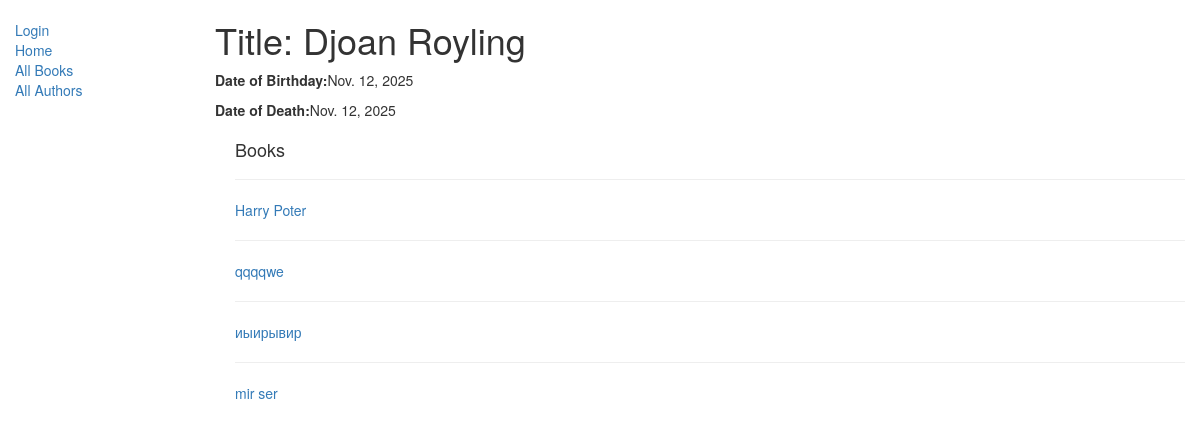
The app's page /catalog/author/1 with its own data.
### catalog/models.py (models this page shows, shortened)
class Author(models.Model):
    first_name = models.CharField(max_length=100)
    last_name = models.CharField(max_length=100)
    date_of_birth = models.DateField(null=True, blank=True)
    date_of_death = models.DateField('Died', null=True, blank=True)

class Book(models.Model):
    title = models.CharField(max_length=200)
    author = models.ForeignKey('Author', on_delete=models.SET_NULL, null=True)
    summary = models.TextField(max_length=1000, help_text="Enter a brief description of the book")
    isbn = models.CharField('ISBN', max_length=13, unique=True,
                             help_text='13 Character <a href="https://www.isbn-international.org/content/what-isbn">ISBN number</a>')
    genre = models.ManyToManyField(Genre, help_text="Select a genre for this book")
    language = models.ForeignKey('Language', on_delete=models.SET_NULL, null=True, blank=True)
    def display_genre(self):
        """
        Creates a string for the Genre. This is required to display genre in Admin.
        """
        return ', '.join(genre.name for genre in self.genre.all()[:3])
    display_genre.short_description = 'Genre'
    def get_absolute_url(self):
        return reverse('book-detail', args=[str(self.id)])

### catalog/views.py (the view)
# urls.py: path('author/<pk>', views.AuthorDetailView.as_view(), name='author-detail'),
class AuthorDetailView(generic.DetailView):
    model = Author

### catalog/templates/catalog/author_detail.html
{% extends "base_generic.html" %}
{%block content%}
    <h1>Title: {{author.first_name}} {{author.last_name}}</h1>
    <p><strong>Date of Birthday:</strong>{{author.date_of_birth}}</p>
    {% if author.date_of_death %}
        <p><strong>Date of Death:</strong>{{author.date_of_death}}</p>
    {% endif %}
    <div style="margin-left:20px;margin-top:20px">
        <h4>Books</h4>
        {% for book in author.book_set.all %}
        <hr>
        <p><a href="{{ book.get_absolute_url }}">{{ book.title }}</a></p>
        {% endfor %}
  </div>
{% endblock %}

### records on screen
Author: first_name "Djoan", last_name "Royling", date_of_birth "Nov. 12, 2025", date_of_death "Nov. 12, 2025"
Book: title "Harry Poter"
Book: title "qqqqwe"
Book: title "иыирывир"
Book: title "mir ser"
